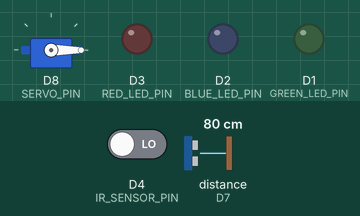
Simulated run of this sketch. Board: ESP8266 (NodeMCU). On the bench: servo, output pins drawn as LEDs (lit = HIGH). Wiring (inferred from the names in the program): ultrasonic range finder: trigger GPIO 3; echo D7. Inputs (shaded band) come from the test bench; at power-on: distance to the obstacle (sensor on D7) 80 cm, D4 (IR_SENSOR_PIN) LOW. The echo pulse lasts 58.3 µs per cm; WiFi joins after 1.5 s; servers stay silent unless stated; web services answer with replies made up by the test bench; pins used as bus, display or sensor lines are not drawn; what the sketch prints to the serial monitor is not drawn.

Above: at 2.7 s.
2.8 s: distance to the obstacle (sensor on D7) set to 6 cm
4.3 s: distance to the obstacle (sensor on D7) set to 3 cm
At 5.9 s:
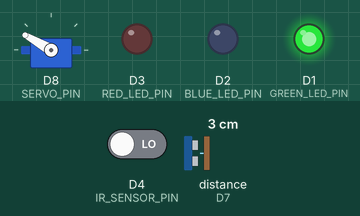
7.0 s: distance to the obstacle (sensor on D7) set to 9 cm
At 8.2 s:
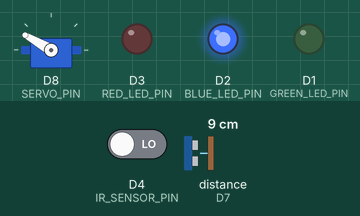
8.5 s: distance to the obstacle (sensor on D7) set to 15 cm
At 9.3 s:
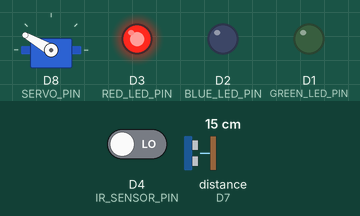
10.0 s: distance to the obstacle (sensor on D7) set to 2 cm
At 12.4 s:
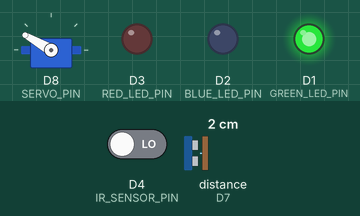
12.7 s: distance to the obstacle (sensor on D7) set to 18 cm
At 13.8 s:
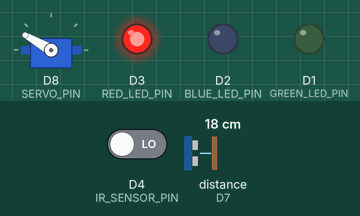
Timing chart, 0 to 15.2 s (numbered marks = the images above; inputs shaded):
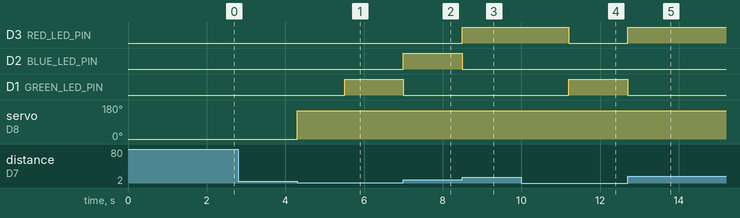

The sketch:

smart3_IFTTT.ino
```cpp
#include <Servo.h>
#include <ESP8266WiFi.h>
#include <ESP8266HTTPClient.h>

const int IR_SENSOR_PIN = D4;
const int ULTRASONIC_TRIG_PIN = D9;
const int ULTRASONIC_ECHO_PIN = D7;
const int SERVO_PIN = D8;
const int RED_LED_PIN = D3;
const int BLUE_LED_PIN = D2;
const int GREEN_LED_PIN = D1;

Servo servoMotor;
long ultrasonicDuration;
int ultrasonicDistance;
int totalPeopleApproached = 0;
bool binFull = false;

const int NUM_TIME_READINGS = 5;
unsigned long timeReadings[NUM_TIME_READINGS];
int timeReadingsIndex = 0;
unsigned long timeTakenInSeconds = 0;
unsigned long timeEmptyStart = 0;
unsigned long timeFullStart = 0;

bool binEmptyMessagePrinted = false;
bool bin50PercentFullMessagePrinted = false;

// Replace with your Wi-Fi credentials
const char* WIFI_SSID = " ";
const char* WIFI_PASSWORD = " ";

// Replace with your IFTTT Webhooks event name and key
const String IFTTT_EVENT_NAME = " ";
const String IFTTT_KEY = " ";

void setup() {
  Serial.begin(115200);
  pinMode(IR_SENSOR_PIN, INPUT);
  pinMode(ULTRASONIC_TRIG_PIN, OUTPUT);
  pinMode(ULTRASONIC_ECHO_PIN, INPUT);
  pinMode(RED_LED_PIN, OUTPUT);
  pinMode(BLUE_LED_PIN, OUTPUT);
  pinMode(GREEN_LED_PIN, OUTPUT);

  servoMotor.attach(SERVO_PIN);
  servoMotor.write(0);

  digitalWrite(RED_LED_PIN, LOW);
  digitalWrite(BLUE_LED_PIN, LOW);
  digitalWrite(GREEN_LED_PIN, LOW);

  for (int i = 0; i < NUM_TIME_READINGS; i++) {
    timeReadings[i] = 0;
  }

  connectToWiFi();
}

void loop() {
  countPeople();
  ultrasonicDistance = measureUltrasonicDistance();

  if (ultrasonicDistance > 13) {
    // Bin is empty
    if (!binEmptyMessagePrinted) {
      Serial.println("Bin is empty.");
      binEmptyMessagePrinted = true;
      timeEmptyStart = millis();
    }
    binFull = false;
    bin50PercentFullMessagePrinted = false;
  }

  if (ultrasonicDistance < 5) {
    // Bin is full
    if (!binFull) {
      binFull = true;
      Serial.println("Bin is full.");
      Serial.print("Total people approached: ");
      Serial.println(totalPeopleApproached);
      timeFullStart = millis();
      servoMotor.write(150); // Close the lid if the bin is full
      delay(1000);           // Adjust the delay based on the servo speed and mechanics

      // Calculate the time taken in seconds for the bin to become full
      timeTakenInSeconds = (timeFullStart - timeEmptyStart) / 1000;

      // Send the IFTTT notification when the bin is full
      sendIFTTTNotification();
    }
  }

  controlLEDs();
}

int measureUltrasonicDistance() {
  digitalWrite(ULTRASONIC_TRIG_PIN, LOW);
  delayMicroseconds(2);
  digitalWrite(ULTRASONIC_TRIG_PIN, HIGH);
  delayMicroseconds(10);
  digitalWrite(ULTRASONIC_TRIG_PIN, LOW);
  ultrasonicDuration = pulseIn(ULTRASONIC_ECHO_PIN, HIGH);
  // Speed of sound = 343 m/s or 0.0343 cm/μs
  // Distance = (Duration/2) * Speed of sound
  int distance = ultrasonicDuration * 0.0343 / 2;
  return distance;
}

void countPeople() {
  static unsigned long lastDetectionTime = 0;
  static bool personDetected = false;
  const unsigned long detectionInterval = 100; // Adjust this value based on your setup and sensor behavior

  if (digitalRead(IR_SENSOR_PIN) == HIGH) {
    // Person detected by the IR sensor
    if (!personDetected) {
      // Increment the total number of people if not already detected in the current interval
      totalPeopleApproached++;
      personDetected = true;
      lastDetectionTime = millis();
    }
  } else {
    // No person detected by the IR sensor
    if (personDetected && millis() - lastDetectionTime > detectionInterval) {
      // Reset person detection after the detection interval has passed
      personDetected = false;
    }
  }
}

void controlLEDs() {
  if (servoMotor.read() == 150) {
    // If the lid is closed, control the LEDs based on the ultrasonic
    if (ultrasonicDistance > 13) {
      digitalWrite(RED_LED_PIN, HIGH);
      digitalWrite(BLUE_LED_PIN, LOW);
      digitalWrite(GREEN_LED_PIN, LOW);
    } else if (ultrasonicDistance > 5 && ultrasonicDistance <= 13) {
      digitalWrite(RED_LED_PIN, LOW);
      digitalWrite(BLUE_LED_PIN, HIGH);
      digitalWrite(GREEN_LED_PIN, LOW);
    } else {
      digitalWrite(RED_LED_PIN, LOW);
      digitalWrite(BLUE_LED_PIN, LOW);
      digitalWrite(GREEN_LED_PIN, HIGH);
    }
  } else {
    // If the lid is open, turn off all LEDs
    digitalWrite(RED_LED_PIN, LOW);
    digitalWrite(BLUE_LED_PIN, LOW);
    digitalWrite(GREEN_LED_PIN, LOW);
  }
}

void connectToWiFi() {
  Serial.println();
  Serial.print("Connecting to Wi-Fi...");

  WiFi.begin(WIFI_SSID, WIFI_PASSWORD);

  while (WiFi.status() != WL_CONNECTED) {
    delay(500);
    Serial.print(".");
  }

  Serial.println("\nConnected to Wi-Fi");
}

void sendIFTTTNotification() {
  // Create a WiFiClient object
  WiFiClient wifiClient;

  // Create an HTTPClient object
  HTTPClient http;

  // Direct URL to IFTTT Webhooks
  String url = "http://maker.ifttt.com/trigger/" + IFTTT_EVENT_NAME + "/with/key/" + IFTTT_KEY;

  // Create the JSON data to be sent in the POST request
  String jsonData = "{ \"value1\":\"Bin_level = 100%[ WASTE BIN IS FULL!!!]\",\n";
  jsonData += "\"value2\":\"TotalPeopleApproached = " + String(totalPeopleApproached) + "\",\n";
  jsonData += "\"value3\":\"TimeTaken : " + String(timeTakenInSeconds) + " seconds\" }";

  // Begin the HTTP POST request
  http.begin(wifiClient, url); // Pass WiFiClient instance as an argument

  // Set the content type to JSON
  http.addHeader("Content-Type", "application/json");

  // Make the POST request with the JSON data
  int httpResponseCode = http.POST(jsonData);

  // Check the HTTP response code
  if (httpResponseCode > 0) {
    Serial.print("IFTTT notification sent. Response code: ");
    Serial.println(httpResponseCode);
    // Print the response from the server
    String response = http.getString();
    Serial.println(response);
  } else {
    Serial.print("Error sending IFTTT notification. Error code: ");
    Serial.println(httpResponseCode);
  }

  // End the HTTP request
  http.end();
}
```

Measured:
- the behaviour switches between 5 and 4 cm on distance to the obstacle (sensor on D7) (found by bisection; images 0 and 1)
- the behaviour switches between 13 and 14 cm on distance to the obstacle (sensor on D7) (found by bisection; images 2 and 3)
- after the input at 2.8 s, every drawn part: stays the same
- after the input at 4.3 s, D1 (GREEN_LED_PIN): LOW → HIGH after 1.2 s; servo on D8 (SERVO_PIN): 0° → 150° at once
- after the input at 7.0 s, D2 (BLUE_LED_PIN): LOW → HIGH at once; D1 (GREEN_LED_PIN): HIGH → LOW at once
- after the input at 8.5 s, D3 (RED_LED_PIN): LOW → HIGH at once; D2 (BLUE_LED_PIN): HIGH → LOW at once
- after the input at 10.0 s, D3 (RED_LED_PIN): HIGH → LOW after 1.2 s; D1 (GREEN_LED_PIN): LOW → HIGH after 1.2 s
- after the input at 12.7 s, D3 (RED_LED_PIN): LOW → HIGH at once; D1 (GREEN_LED_PIN): HIGH → LOW at once
